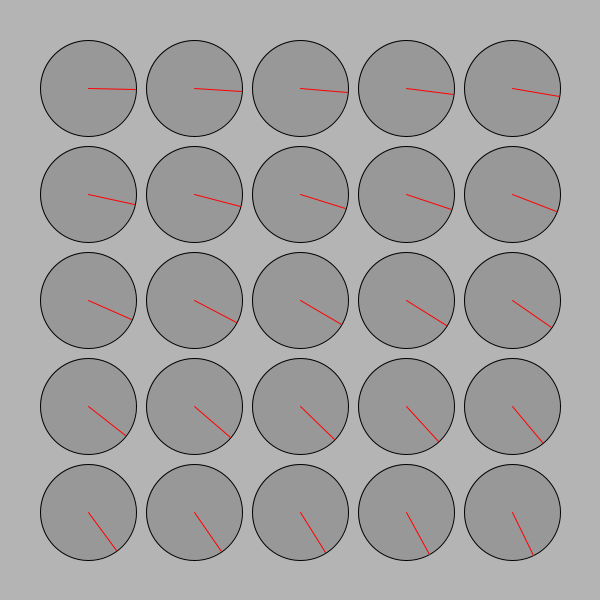
Frame 1 (no input)
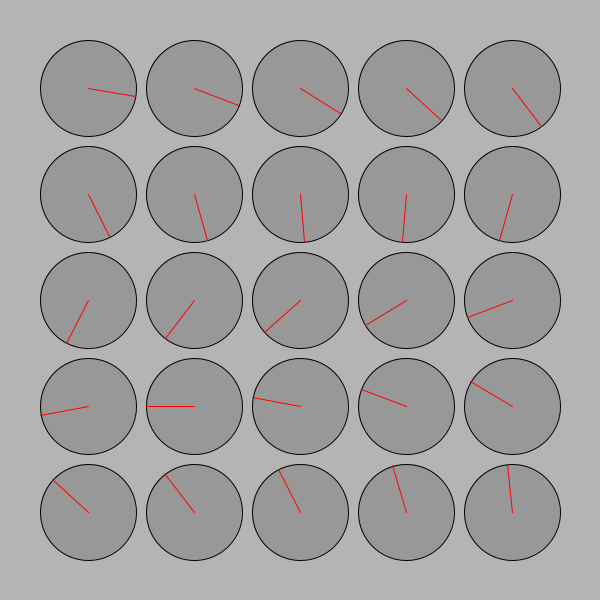
Frame 60 (the mouse pressed at the canvas centre just before this capture)
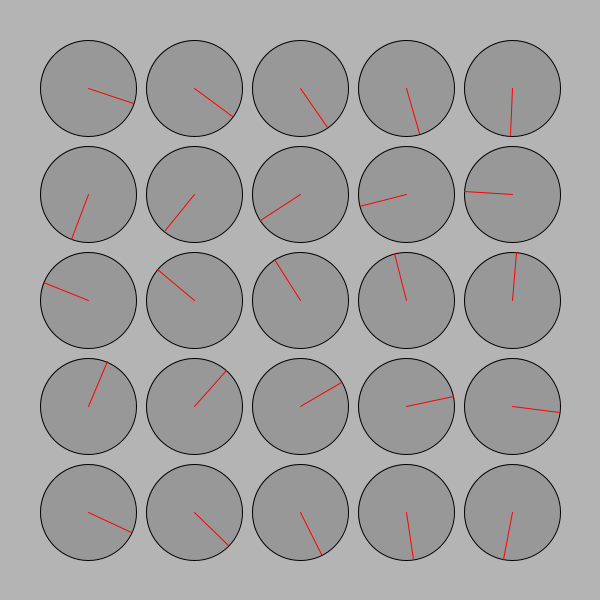
Frame 120 (the mouse held since frame 60 and released just before this capture)

The Processing sketch that drew these frames (run headless with seeded random() and noise(); from frame 60 on, the mouse is pressed at the canvas centre):

// Processing sketch: processing_154471
// ── processing_154471.pde

/*
 * Creative Coding
 * Week 2, 04 - The Clocks!
 * by Indae Hwang and Jon McCormack
 * Copyright (c) 2014 Monash University
 *
 * This program draws a grid of circular "clocks", whose hands move according to the elasped time.
 * The higher the clock number the faster it moves, the first clock takes 1 min to go all the way around.
 * The function "movingCircle" is used to draw each clock. It is passed the position, size and hand angle
 * as arguments.
 *
 * Updated version: this updated version correctly sets margin and gutter distances
 * 
 */

void setup() {
  size(600, 600);
  background(180);
  rectMode(CENTER);
  ellipseMode(CENTER);
  noStroke();
}


void draw() {
  background(180);
  noStroke();

  int num = 5;  // the number of rows and columns
  int margin = 40; // margin between the edges of the screen and the circles

  float gutter = 10; //distance between each cell
  float cellsize = ( width - (2 * margin) - gutter * (num - 1) ) / num; // size of each circle

  int circleNumber = 0; // counter

  for (int i=0; i<num; i++) { // column in y
    for (int j=0; j<num; j++) { // row in x
      ++circleNumber;

      float tx = margin + cellsize/2  + (cellsize + gutter) * j;
      float ty = margin + cellsize/2  + (cellsize + gutter) * i;

      movingCircle(tx, ty, cellsize, circleNumber * TWO_PI * millis() / 60000.0);
    }
  }
}//end of draw 


 void movingCircle(float x, float y, float size, float angle) {

  // calculate endpoint of the line
  float tempX = x + (size / 2) * cos(angle);
  float tempY = y + (size / 2) * sin(angle);

  stroke(0);
  strokeWeight(1);
  fill(140, 180);
  ellipse(x, y, size, size); // circle

  stroke(255, 0, 0);
  line(x, y, tempX, tempY); // red line
}

void movingCircle2(float x, float y, float size, float angle) {

  // calculate endpoint of the line
  float tempX = x + (size / 2) * cos(angle);
  float tempY = y + (size / 2) * sin(angle);

  stroke(0);
  strokeWeight(2);
  fill(140, 110);
  rect(x, y, size, size); // rectangle

  stroke(255, 0, 0);
  line(x, y, tempX, tempY); // red line
}
